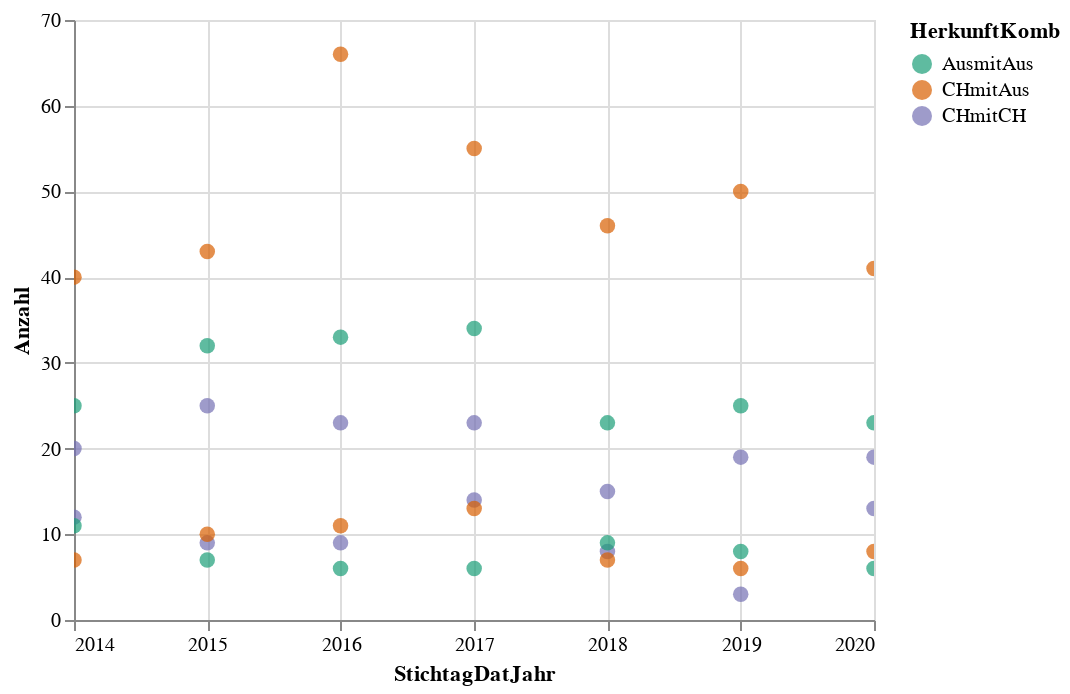

Notebook source saved alongside this figure:
### Code cell
alt.Chart(data2betested).mark_circle(size=60).encode(
    x='StichtagDatJahr',
    y='Anzahl',
    #color='AnzNat',
    #color=alt.Color('AnzNat', scale=alt.Scale(scheme='greens')),
    color=alt.Color('HerkunftKomb', scale=alt.Scale(scheme='dark2')),
    tooltip=['StichtagDatJahr','HerkunftKomb', 'SexLang','Anzahl']
).interactive() # this makes the axes interactive: now you can zoom & pan

### Figure 1 — Vega-Lite specification as saved in the notebook (floating-point values rounded to 4 significant figures)
{"config": {"view": {"continuousWidth": 400, "continuousHeight": 300}}, "data": {"name": "data-9862002a3bcf198b767c70bd97bd54e5"}, "mark": {"type": "circle", "size": 60}, "encoding": {"color": {"type": "nominal", "field": "HerkunftKomb", "scale": {"scheme": "dark2"}}, "tooltip": [{"type": "temporal", "field": "StichtagDatJahr"}, {"type": "nominal", "field": "HerkunftKomb"}, {"type": "nominal", "field": "SexLang"}, {"type": "quantitative", "field": "Anzahl"}], "x": {"type": "temporal", "field": "StichtagDatJahr"}, "y": {"type": "quantitative", "field": "Anzahl"}}, "selection": {"selector011": {"type": "interval", "bind": "scales", "encodings": ["x", "y"]}}, "$schema": "https://vega.github.io/schema/vega-lite/v4.8.1.json", "datasets": {"data-9862002a3bcf198b767c70bd97bd54e5": [{"EreignisDatJahr": 2014, "SexLang": "männlich", "SexCd": 1, "HerkunftKomb": "CHmitCH", "HerkunftKombCd": 1, "Anzahl": 20, "StichtagDatJahr": "2014-01-01T00:00:00"}, {"EreignisDatJahr": 2014, "SexLang": "männlich", "SexCd": 1, "HerkunftKomb": "CHmitAus", "HerkunftKombCd": 2, "Anzahl": 40, "StichtagDatJahr": "2014-01-01T00:00:00"}, {"EreignisDatJahr": 2014, "SexLang": "männlich", "SexCd": 1, "HerkunftKomb": "AusmitAus", "HerkunftKombCd": 3, "Anzahl": 25, "StichtagDatJahr": "2014-01-01T00:00:00"}, {"EreignisDatJahr": 2014, "SexLang": "weiblich", "SexCd": 2, "HerkunftKomb": "CHmitCH", "HerkunftKombCd": 1, "Anzahl": 12, "StichtagDatJahr": "2014-01-01T00:00:00"}, {"EreignisDatJahr": 2014, "SexLang": "weiblich", "SexCd": 2, "HerkunftKomb": "CHmitAus", "HerkunftKombCd": 2, "Anzahl": 7, "StichtagDatJahr": "2014-01-01T00:00:00"}, {"EreignisDatJahr": 2014, "SexLang": "weiblich", "SexCd": 2, "HerkunftKomb": "AusmitAus", "HerkunftKombCd": 3, "Anzahl": 11, "StichtagDatJahr": "2014-01-01T00:00:00"}, {"EreignisDatJahr": 2015, "SexLang": "männlich", "SexCd": 1, "HerkunftKomb": "CHmitCH", "HerkunftKombCd": 1, "Anzahl": 25, "StichtagDatJahr": "2015-01-01T00:00:00"}, {"EreignisDatJahr": 2015, "SexLang": "männlich", "SexCd": 1, "HerkunftKomb": "CHmitAus", "HerkunftKombCd": 2, "Anzahl": 43, "StichtagDatJahr": "2015-01-01T00:00:00"}, {"EreignisDatJahr": 2015, "SexLang": "männlich", "SexCd": 1, "HerkunftKomb": "AusmitAus", "HerkunftKombCd": 3, "Anzahl": 32, "StichtagDatJahr": "2015-01-01T00:00:00"}, {"EreignisDatJahr": 2015, "SexLang": "weiblich", "SexCd": 2, "HerkunftKomb": "CHmitCH", "HerkunftKombCd": 1, "Anzahl": 9, "StichtagDatJahr": "2015-01-01T00:00:00"}, {"EreignisDatJahr": 2015, "SexLang": "weiblich", "SexCd": 2, "HerkunftKomb": "CHmitAus", "HerkunftKombCd": 2, "Anzahl": 10, "StichtagDatJahr": "2015-01-01T00:00:00"}, {"EreignisDatJahr": 2015, "SexLang": "weiblich", "SexCd": 2, "HerkunftKomb": "AusmitAus", "HerkunftKombCd": 3, "Anzahl": 7, "StichtagDatJahr": "2015-01-01T00:00:00"}, {"EreignisDatJahr": 2016, "SexLang": "männlich", "SexCd": 1, "HerkunftKomb": "CHmitCH", "HerkunftKombCd": 1, "Anzahl": 23, "StichtagDatJahr": "2016-01-01T00:00:00"}, {"EreignisDatJahr": 2016, "SexLang": "männlich", "SexCd": 1, "HerkunftKomb": "CHmitAus", "HerkunftKombCd": 2, "Anzahl": 66, "StichtagDatJahr": "2016-01-01T00:00:00"}, {"EreignisDatJahr": 2016, "SexLang": "männlich", "SexCd": 1, "HerkunftKomb": "AusmitAus", "HerkunftKombCd": 3, "Anzahl": 33, "StichtagDatJahr": "2016-01-01T00:00:00"}, {"EreignisDatJahr": 2016, "SexLang": "weiblich", "SexCd": 2, "HerkunftKomb": "CHmitCH", "HerkunftKombCd": 1, "Anzahl": 9, "StichtagDatJahr": "2016-01-01T00:00:00"}, {"EreignisDatJahr": 2016, "SexLang": "weiblich", "SexCd": 2, "HerkunftKomb": "CHmitAus", "HerkunftKombCd": 2, "Anzahl": 11, "StichtagDatJahr": "2016-01-01T00:00:00"}, {"EreignisDatJahr": 2016, "SexLang": "weiblich", "SexCd": 2, "HerkunftKomb": "AusmitAus", "HerkunftKombCd": 3, "Anzahl": 6, "StichtagDatJahr": "2016-01-01T00:00:00"}, {"EreignisDatJahr": 2017, "SexLang": "männlich", "SexCd": 1, "HerkunftKomb": "CHmitCH", "HerkunftKombCd": 1, "Anzahl": 23, "StichtagDatJahr": "2017-01-01T00:00:00"}, {"EreignisDatJahr": 2017, "SexLang": "männlich", "SexCd": 1, "HerkunftKomb": "CHmitAus", "HerkunftKombCd": 2, "Anzahl": 55, "StichtagDatJahr": "2017-01-01T00:00:00"}, {"EreignisDatJahr": 2017, "SexLang": "männlich", "SexCd": 1, "HerkunftKomb": "AusmitAus", "HerkunftKombCd": 3, "Anzahl": 34, "StichtagDatJahr": "2017-01-01T00:00:00"}, {"EreignisDatJahr": 2017, "SexLang": "weiblich", "SexCd": 2, "HerkunftKomb": "CHmitCH", "HerkunftKombCd": 1, "Anzahl": 14, "StichtagDatJahr": "2017-01-01T00:00:00"}, {"EreignisDatJahr": 2017, "SexLang": "weiblich", "SexCd": 2, "HerkunftKomb": "CHmitAus", "HerkunftKombCd": 2, "Anzahl": 13, "StichtagDatJahr": "2017-01-01T00:00:00"}, {"EreignisDatJahr": 2017, "SexLang": "weiblich", "SexCd": 2, "HerkunftKomb": "AusmitAus", "HerkunftKombCd": 3, "Anzahl": 6, "StichtagDatJahr": "2017-01-01T00:00:00"}, {"EreignisDatJahr": 2018, "SexLang": "männlich", "SexCd": 1, "HerkunftKomb": "CHmitCH", "HerkunftKombCd": 1, "Anzahl": 15, "StichtagDatJahr": "2018-01-01T00:00:00"}, {"EreignisDatJahr": 2018, "SexLang": "männlich", "SexCd": 1, "HerkunftKomb": "CHmitAus", "HerkunftKombCd": 2, "Anzahl": 46, "StichtagDatJahr": "2018-01-01T00:00:00"}, {"EreignisDatJahr": 2018, "SexLang": "männlich", "SexCd": 1, "HerkunftKomb": "AusmitAus", "HerkunftKombCd": 3, "Anzahl": 23, "StichtagDatJahr": "2018-01-01T00:00:00"}, {"EreignisDatJahr": 2018, "SexLang": "weiblich", "SexCd": 2, "HerkunftKomb": "CHmitCH", "HerkunftKombCd": 1, "Anzahl": 8, "StichtagDatJahr": "2018-01-01T00:00:00"}, {"EreignisDatJahr": 2018, "SexLang": "weiblich", "SexCd": 2, "HerkunftKomb": "CHmitAus", "HerkunftKombCd": 2, "Anzahl": 7, "StichtagDatJahr": "2018-01-01T00:00:00"}, {"EreignisDatJahr": 2018, "SexLang": "weiblich", "SexCd": 2, "HerkunftKomb": "AusmitAus", "HerkunftKombCd": 3, "Anzahl": 9, "StichtagDatJahr": "2018-01-01T00:00:00"}, {"EreignisDatJahr": 2019, "SexLang": "männlich", "SexCd": 1, "HerkunftKomb": "CHmitCH", "HerkunftKombCd": 1, "Anzahl": 19, "StichtagDatJahr": "2019-01-01T00:00:00"}, {"EreignisDatJahr": 2019, "SexLang": "männlich", "SexCd": 1, "HerkunftKomb": "CHmitAus", "HerkunftKombCd": 2, "Anzahl": 50, "StichtagDatJahr": "2019-01-01T00:00:00"}, {"EreignisDatJahr": 2019, "SexLang": "männlich", "SexCd": 1, "HerkunftKomb": "AusmitAus", "HerkunftKombCd": 3, "Anzahl": 25, "StichtagDatJahr": "2019-01-01T00:00:00"}, {"EreignisDatJahr": 2019, "SexLang": "weiblich", "SexCd": 2, "HerkunftKomb": "CHmitCH", "HerkunftKombCd": 1, "Anzahl": 3, "StichtagDatJahr": "2019-01-01T00:00:00"}, {"EreignisDatJahr": 2019, "SexLang": "weiblich", "SexCd": 2, "HerkunftKomb": "CHmitAus", "HerkunftKombCd": 2, "Anzahl": 6, "StichtagDatJahr": "2019-01-01T00:00:00"}, {"EreignisDatJahr": 2019, "SexLang": "weiblich", "SexCd": 2, "HerkunftKomb": "AusmitAus", "HerkunftKombCd": 3, "Anzahl": 8, "StichtagDatJahr": "2019-01-01T00:00:00"}, {"EreignisDatJahr": 2020, "SexLang": "männlich", "SexCd": 1, "HerkunftKomb": "CHmitCH", "HerkunftKombCd": 1, "Anzahl": 19, "StichtagDatJahr": "2020-01-01T00:00:00"}, {"EreignisDatJahr": 2020, "SexLang": "männlich", "SexCd": 1, "HerkunftKomb": "CHmitAus", "HerkunftKombCd": 2, "Anzahl": 41, "StichtagDatJahr": "2020-01-01T00:00:00"}, {"EreignisDatJahr": 2020, "SexLang": "männlich", "SexCd": 1, "HerkunftKomb": "AusmitAus", "HerkunftKombCd": 3, "Anzahl": 23, "StichtagDatJahr": "2020-01-01T00:00:00"}, {"EreignisDatJahr": 2020, "SexLang": "weiblich", "SexCd": 2, "HerkunftKomb": "CHmitCH", "HerkunftKombCd": 1, "Anzahl": 13, "StichtagDatJahr": "2020-01-01T00:00:00"}, {"EreignisDatJahr": 2020, "SexLang": "weiblich", "SexCd": 2, "HerkunftKomb": "CHmitAus", "HerkunftKombCd": 2, "Anzahl": 8, "StichtagDatJahr": "2020-01-01T00:00:00"}, {"EreignisDatJahr": 2020, "SexLang": "weiblich", "SexCd": 2, "HerkunftKomb": "AusmitAus", "HerkunftKombCd": 3, "Anzahl": 6, "StichtagDatJahr": "2020-01-01T00:00:00"}]}}
